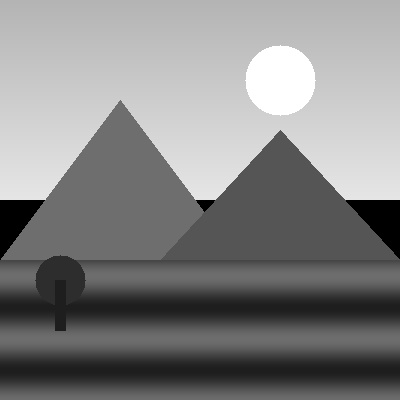
#> input picture scenery.jpg, 400 x 400 px
$ jupyter execute Assignment-5.ipynb
#> lines starting #> are read from the running program, lines starting #| are printed output that depends on the picture
[cell 1]
import cv2
import numpy as np
import matplotlib.pyplot as plt

img = cv2.imread("scenery.jpg", 0)
#> img is the input picture: shape (400, 400); min 0, max 255, mean 131.6

hist, bins = np.histogram(img.flatten(), 256, [0, 256])
#> hist = 256 values, max 15668 at index 110, min 0 at index 7, mean 625; bins = 257 values from 0 to 256
cdf = hist.cumsum()
#> cdf = 256 values from 2845 to 160000
cdf_normalized = (cdf - cdf.min()) * 255 / (cdf.max() - cdf.min())
#> cdf_normalized = 256 values from 0 to 255
equalized = np.interp(img.flatten(), range(256), cdf_normalized).reshape(img.shape).astype(np.uint8)
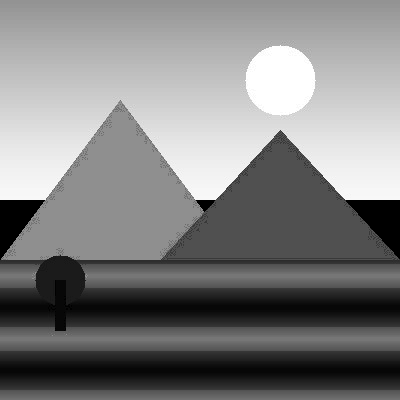
#> equalized: shape (400, 400); min 0, max 255, mean 128

plt.figure(figsize=(10, 5))
plt.subplot(1, 2, 1)
plt.imshow(img, cmap='gray')
plt.title("Original Image")
plt.axis("off")

plt.subplot(1, 2, 2)
plt.imshow(equalized, cmap='gray')
plt.title("Equalized Image")
plt.axis("off")

plt.show()
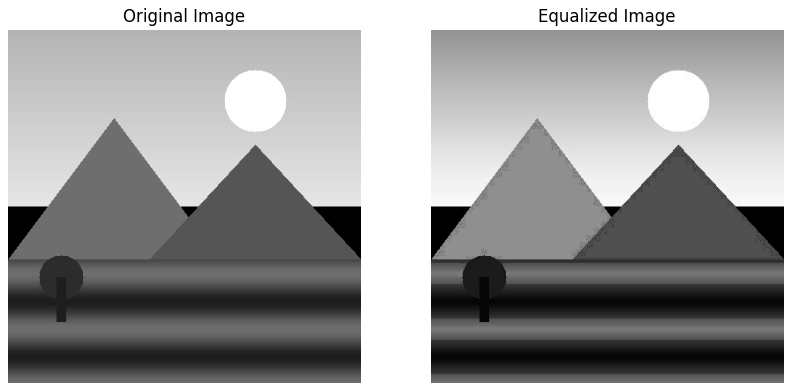
#> figure drawn by matplotlib, 2 panels

[cell 2]
import cv2
import numpy as np
import matplotlib.pyplot as plt

img = cv2.imread("scenery.jpg", 0)
ref = cv2.imread("reference.jpg", 0)
if ref is None:
    ref = np.clip(img * 1.5, 0, 255).astype(np.uint8)
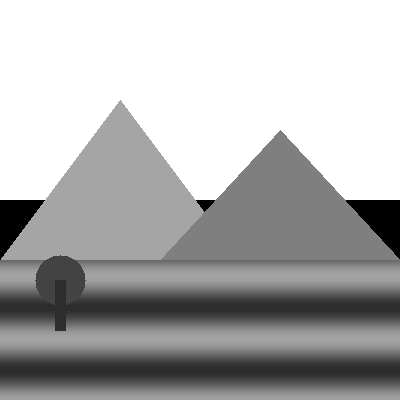
#> ref: shape (400, 400); min 0, max 255, mean 175.3

hist_src, _ = np.histogram(img.flatten(), 256, [0, 256])
#> hist_src has the same summary as hist
hist_ref, _ = np.histogram(ref.flatten(), 256, [0, 256])
#> hist_ref = 256 values, max 67945 at index 255, min 0 at index 2, mean 625

cdf_src = hist_src.cumsum() / hist_src.sum()
#> cdf_src = 256 values from 0.0178 to 1
cdf_ref = hist_ref.cumsum() / hist_ref.sum()
#> cdf_ref = 256 values from 0.0178 to 1

lut = np.zeros(256, dtype=np.uint8)
for i in range(256):
    lut[i] = np.argmin(np.abs(cdf_src[i] - cdf_ref))
#> after the loop, lut = 256 values from 0 to 255

matched = lut[img]
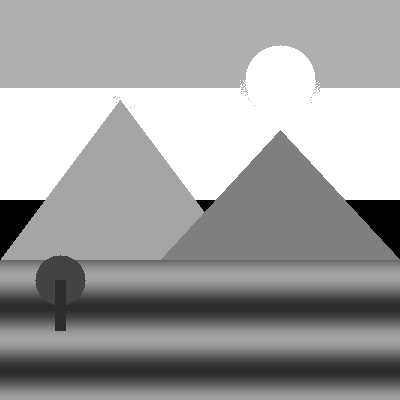
#> matched: shape (400, 400); min 0, max 255, mean 158.9

plt.figure(figsize=(12, 4))
plt.subplot(1, 3, 1)
plt.imshow(img, cmap='gray')
plt.title("Original Image")
plt.axis("off")

plt.subplot(1, 3, 2)
plt.imshow(ref, cmap='gray')
plt.title("Reference Image")
plt.axis("off")

plt.subplot(1, 3, 3)
plt.imshow(matched, cmap='gray')
plt.title("Matched Image")
plt.axis("off")

plt.show()
